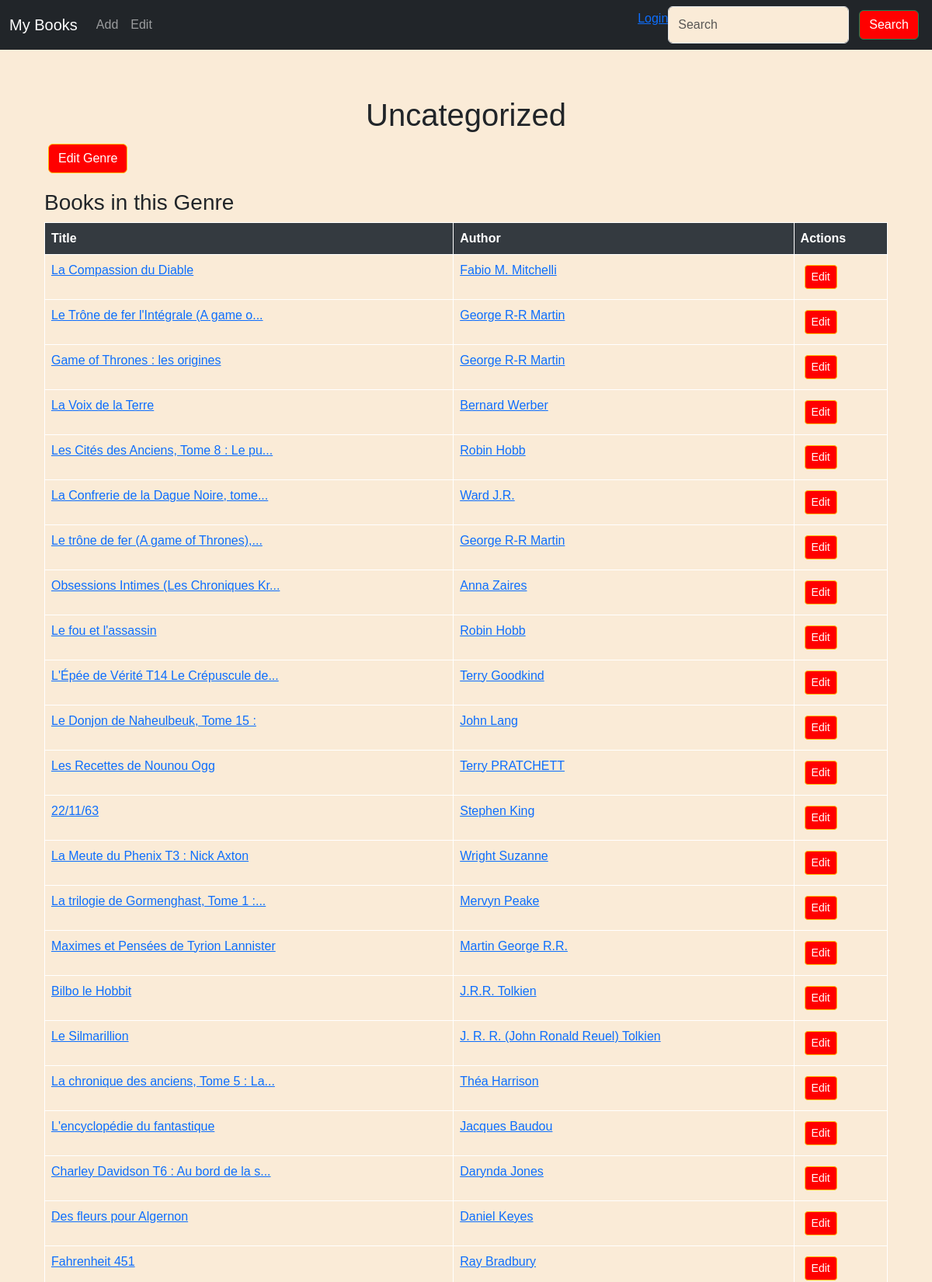
The page /genre/1 (upper part) on the database its author committed.
### tpttt/models.py (models this page shows, shortened)
class Genre(db.Model):
    C_id = db.Column(db.Integer, primary_key=True)
    C_name = db.Column(db.String(50), nullable=False)

class Book(db.Model):
    B_id = db.Column(db.Integer, primary_key=True)
    B_img = db.Column(db.String(100))
    B_price = db.Column(db.Float)
    B_title = db.Column(db.String(100))
    B_url = db.Column(db.String(200))
    A_id = db.Column(db.Integer, db.ForeignKey("author.A_id"))
    author = db.relationship("Author", backref=db.backref("books", lazy="dynamic"))
    C_id = db.Column(db.Integer, db.ForeignKey("genre.C_id"))
    genre = db.relationship("Genre", backref=db.backref("books", lazy=True))

class Author(db.Model):
    A_id = db.Column(db.Integer, primary_key=True)
    A_name = db.Column(db.String(100))

### tpttt/views.py (the view)
@app.route("/genre/<int:id>")
def genre(id):
    genre = models.get_genre(id)
    books = models.get_books_by_genre(id)
    return render_template("genre.html", genre=genre, books=books)

### tpttt/models.py (called while the page is built)
def get_genre(id: int):
    return Genre.query.get(id)

def get_books_by_genre(id: int):
    return Genre.query.get_or_404(id).books

### tpttt/templates/genre.html
{% extends 'base.html' %}
{% block content %}
<div class="container mt-5">
    <h1>{{ genre.C_name }}</h1>
    <div class="mb-3">
        <a href="{{ url_for('edit_genre', id=genre.C_id) }}" class="btn btn-warning">Edit Genre</a>
    </div>
    <h3>Books in this Genre</h3>
    {% if genre.books %}
    <table class="table table-bordered">
        <thead>
            <tr>
                <th>Title</th>
                <th>Author</th>
                <th>Actions</th>
            </tr>
        </thead>
        <tbody>
            {% for book in genre.books %}
            <tr>
                <td><a href="{{ url_for('book_detail', id=book.B_id) }}">{{ book.B_title }}</a></td>
                <td><a href="{{ url_for('author', id=book.A_id) }}">{{ book.author.A_name }}</a></td>
                <td>
                    <a href="{{ url_for('edit_book', id=book.B_id) }}" class="btn btn-warning btn-sm">Edit</a>
                </td>
            </tr>
            {% endfor %}
        </tbody>
    </table>
    {% else %}
    <p>No books available in this genre.</p>
    {% endif %}
</div>
{% endblock %}

### tpttt/static/homeu.css (style rules this page uses)
:root { --primary-color: red; --secondary-color: lightcoral; --bg-active-color: crimson; --constraste-text-color: white; --background-color: antiquewhite; --footer-background-color: #343a40; --bs-body-bg: var(--background-color) !important; --bs-body-font-family: Arial, sans-serif !important; --bs-primary: var(--primary-color) !important; --bs-secondary: var(--secondary-color) !important }
body { font-family: Arial, sans-serif !important; background-color: var(--background-color); height: 100%; margin: 0; display: flex; flex-direction: column; }
h1 { color: var(--primary-color); text-align: center; margin-top: 20px; }
.btn , .btn-primary { background-color: var(--primary-color) !important; color: white !important; margin: 5px; }
a { color: var(--primary-color); text-decoration: none; }
table , .even-color { width: 100%; border-collapse: collapse; }
th, td , .even-color>* { padding: 8px; text-align: left; border: 1px solid var(--constraste-text-color) !important; }
th { background-color: var(--footer-background-color) !important; color: var(--constraste-text-color) !important; }
tr:nth-child(even) , .even-color:nth-child(even) { background-color: var(--secondary-color) !important; }

### rows shown on the page
Genre: C_name "Uncategorized"
Book: B_title "La Compassion du Diable", author.A_name "Fabio M. Mitchelli"
Book: B_title "Le Trône de fer l'Intégrale (A game o...", author.A_name "George R-R Martin"
Book: B_title "Game of Thrones : les origines", author.A_name "George R-R Martin"
Book: B_title "La Voix de la Terre", author.A_name "Bernard Werber"
Book: B_title "Les Cités des Anciens, Tome 8 : Le pu...", author.A_name "Robin Hobb"
Book: B_title "La Confrerie de la Dague Noire, tome...", author.A_name "Ward J.R."
Book: B_title "Le trône de fer (A game of Thrones),...", author.A_name "George R-R Martin"
Book: B_title "Obsessions Intimes (Les Chroniques Kr...", author.A_name "Anna Zaires"
Book: B_title "Le fou et l'assassin", author.A_name "Robin Hobb"
Book: B_title "L'Épée de Vérité T14 Le Crépuscule de...", author.A_name "Terry Goodkind"
Book: B_title "Le Donjon de Naheulbeuk, Tome 15 :", author.A_name "John Lang"
Book: B_title "Les Recettes de Nounou Ogg", author.A_name "Terry PRATCHETT"
Book: B_title "22/11/63", author.A_name "Stephen King"
Book: B_title "La Meute du Phenix T3 : Nick Axton", author.A_name "Wright Suzanne"
Book: B_title "La trilogie de Gormenghast, Tome 1 :...", author.A_name "Mervyn Peake"
Book: B_title "Maximes et Pensées de Tyrion Lannister", author.A_name "Martin George R.R."
Book: B_title "Bilbo le Hobbit", author.A_name "J.R.R. Tolkien"
Book: B_title "Le Silmarillion", author.A_name "J. R. R. (John Ronald Reuel) Tolkien"
Book: B_title "La chronique des anciens, Tome 5 : La...", author.A_name "Théa Harrison"
Book: B_title "L'encyclopédie du fantastique", author.A_name "Jacques Baudou"
Book: B_title "Charley Davidson T6 : Au bord de la s...", author.A_name "Darynda Jones"
Book: B_title "Des fleurs pour Algernon", author.A_name "Daniel Keyes"
Book: B_title "Fahrenheit 451", author.A_name "Ray Bradbury"
